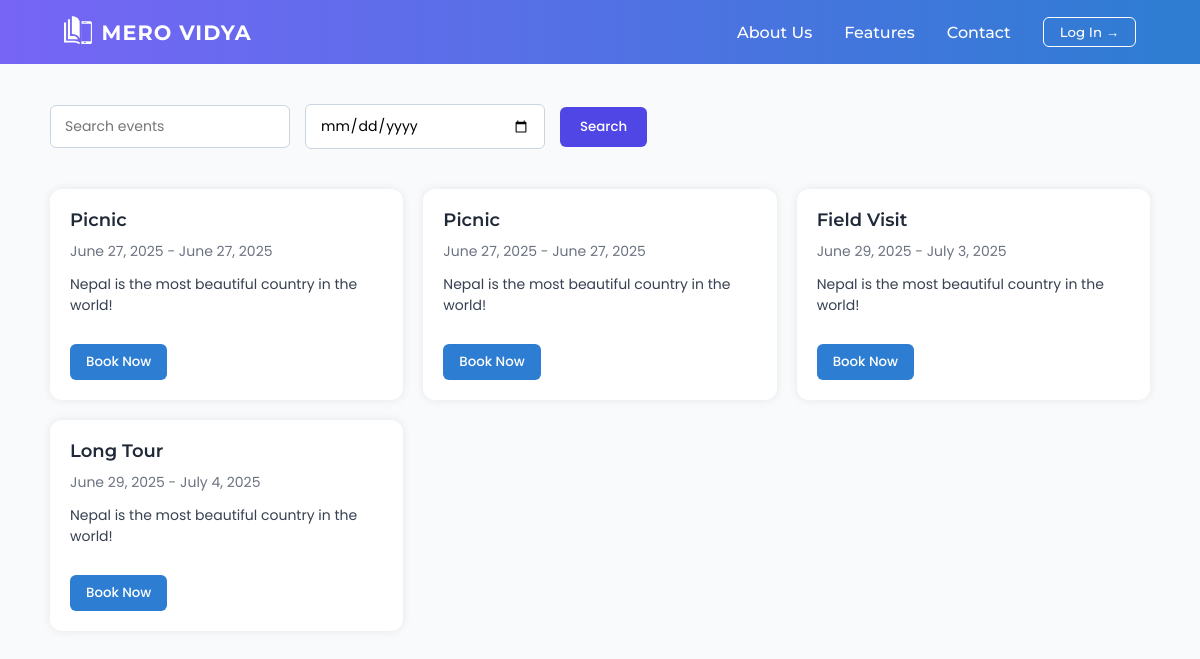
The app's page /, older data.
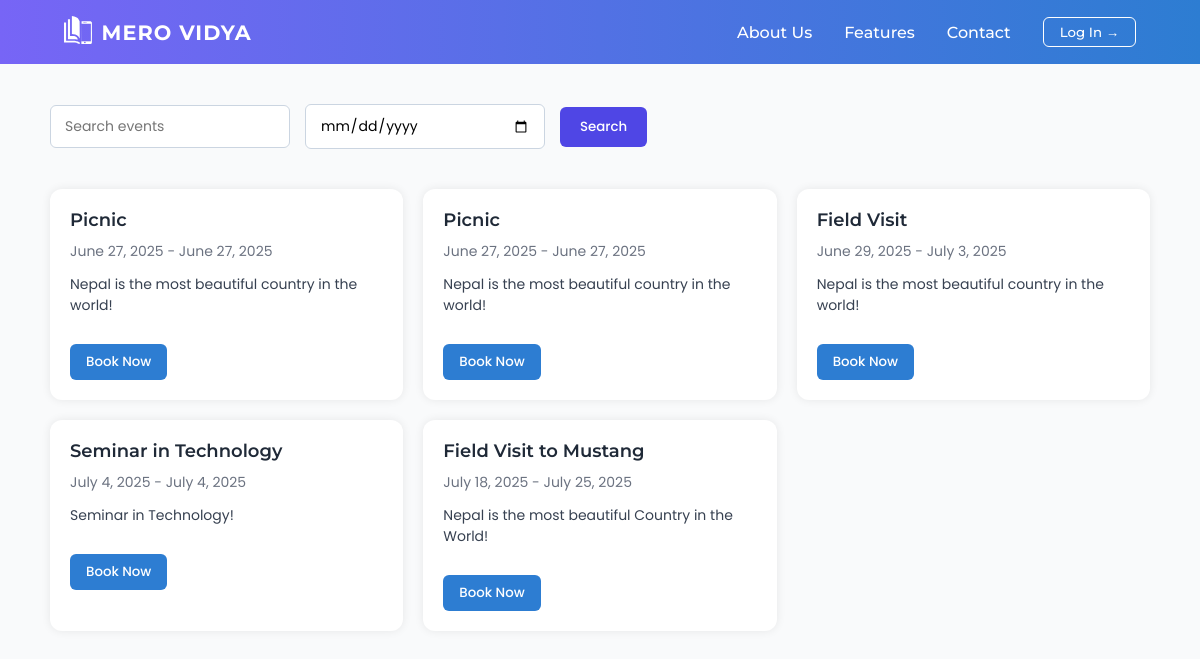
The same page, newer data.
### Home/models.py (models this page shows, shortened)
class Events(models.Model):
    event = models.CharField(max_length=100, verbose_name="Event Title")
    start_date = models.DateField(default=date.today)
    end_date = models.DateField(default=date.today)
    type = models.CharField(max_length=30, default="Program", verbose_name="Event Type")
    start_time = models.TimeField(null=True, blank=True)
    end_time = models.TimeField(null=True, blank=True)
    available = models.IntegerField(null=True, blank=True)
    venue = models.CharField(max_length=100, default='TBD')
    Money = models.IntegerField(null=True, blank=True)
    for_class = models.CharField(max_length=30, null=True, blank=True)
    description = models.TextField()

### Home/views.py (the view)
# urls.py: path('', views.index, name = "index"),
def index(request):
    query_name = request.GET.get("event_name")
    query_date = request.GET.get("event_date")
    items = Events.objects.all()
    if query_name:
        items = items.filter(event__icontains=query_name)
    if query_date:
        items = items.filter(date=query_date)
    return render(request, "index.html", {'items': items})

### Template/index.html (shortened to what this page needs)
{% extends "adminpage.html" %}
{% block navbar %}
<a href="https://merovidya.com/about_us/">About Us</a>
<a href="https://merovidya.com/features/">Features</a>
<a href="https://merovidya.com/contact_us/">Contact</a>
{% endblock navbar %}
{% block header %}
<div class="logo-section">
      <a href="/"><img src="static/outlined_logo.svg" alt="Mero Vidya" class="image"></a>
      <span class="logo-text"><a href="/" style="text-decoration: none; color: white;">MERO VIDYA</a></span>
</div>
{% endblock header %}
{% block login %}
<button class="login-btn">
  <a href="/login_student" style="text-decoration: none; color: white;">Log In</a> <i>&#8594;</i>
</button>
{% endblock login %}
{% block main_container %}
<form method="get" action="{% url 'index' %}" class="search-form">
  <input type="text" name="event_name" placeholder="Search events" value="{{ request.GET.event_name }}">
  <input type="date" name="event_date" value="{{ request.GET.event_date }}">
  <button type="submit">Search</button>
</form>
<div class="card-container">
  {% for item in items %}
  <div class="card" style="position: relative;">
    <div class="card-content">
      <div class="title">{{ item.event }}</div>
      <div class="date">{{ item.start_date }} - {{ item.end_date }}</div>
      <div class="description">{{ item.description }}</div>
       <button class="book-now-btn"
              onclick="openPopup(event, '{{ item.start_time }}', '{{ item.Money|default_if_none:'' }}', '{{ item.venue }}')">
        Book Now
      </button>
    </div>
  </div>
  {% endfor %}
</div>
{% endblock main_container %}

Row changes from the older to the newer data that the page shows:
removed Events: event "Long Tour", start_date "June 29, 2025", end_date "July 4, 2025", description "Nepal is the most beautiful country in the world!"
added Events: event "Seminar in Technology", start_date "July 4, 2025", end_date "July 4, 2025", description "Seminar in Technology!"
added Events: event "Field Visit to Mustang", start_date "July 18, 2025", end_date "July 25, 2025", description "Nepal is the most beautiful Country in the World!"
